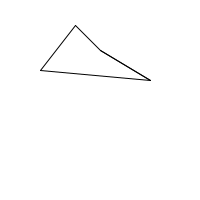
Frame 1 (no input)
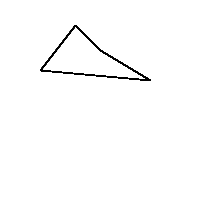
Frame 60 (the mouse pressed at the canvas centre just before this capture)
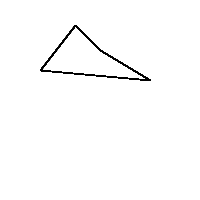
Frame 120 (the mouse held since frame 60 and released just before this capture)

The Processing sketch that drew these frames (run headless with seeded random() and noise(); from frame 60 on, the mouse is pressed at the canvas centre):

// Processing sketch: sketch_4_251106c
// ── sketch_4_251106c.pde
void setup () {
size(200,200);
  background(255);
   


}

void draw(){
  line(100,50,75,25);
    line(75,25,40,70);
        line(40,70,150,80);
            line(150,80,100,50);
                line(100,50,150,80);



  
  
 








}
